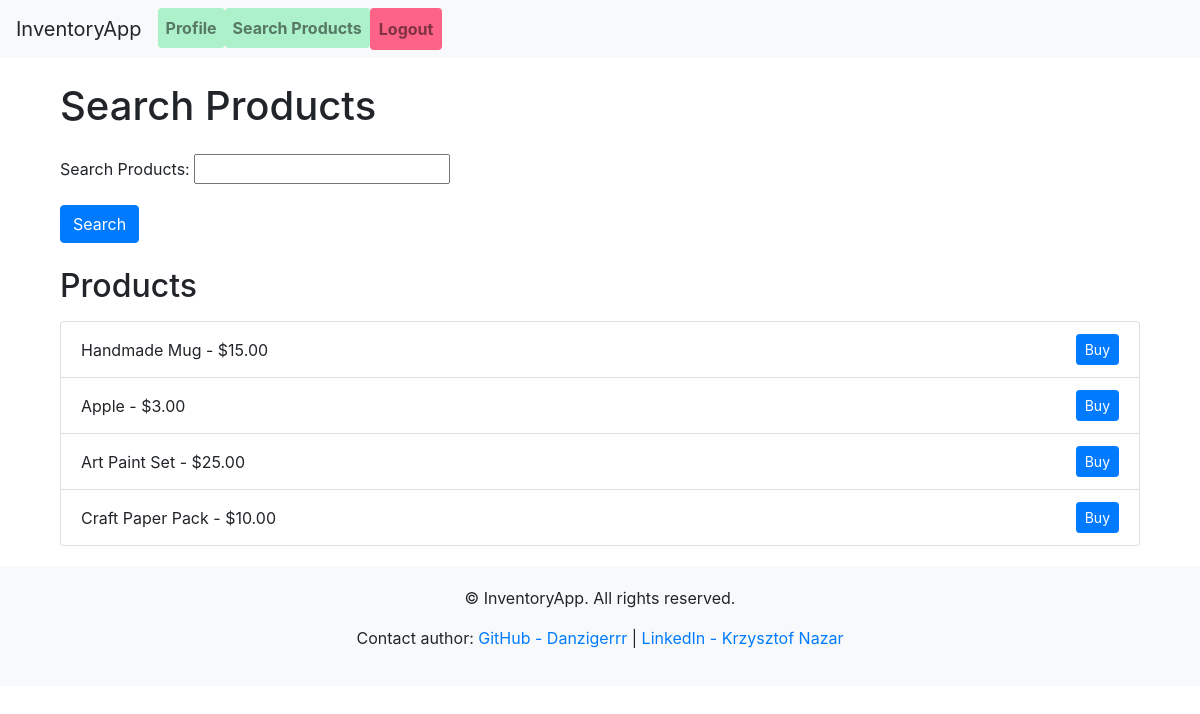
Page /inventory/search/ (signed in) on the committed database.
### inventory/models.py (models this page shows, shortened)
class Product(models.Model):
    name = models.CharField(max_length=255)
    description = models.TextField(blank=True, null=True)
    price = models.DecimalField(max_digits=10, decimal_places=2)
    stock = models.PositiveIntegerField(default=0)

### inventory/views.py (the view)
# urls.py: path('search/', views.search_products, name='search_products'),
@login_required
def search_products(request):
    form = ProductSearchForm(request.GET or None)
    products = Product.objects.all()
    if form.is_valid():
        query = form.cleaned_data['query']
        products = products.filter(name__icontains=query)
    return render(request, 'inventory/search_products.html', {'form': form, 'products': products})

### inventory/forms.py
class ProductSearchForm(forms.Form):
    query = forms.CharField(label='Search Products', max_length=255)

### templates/inventory/search_products.html (shortened to what this page needs)
{% extends 'base.html' %}
{% block content %}
    <div class="container mt-4">
        <h1 class="mb-4">Search Products</h1>
        <form method="get" class="mb-4">
            {{ form.as_p }}
            <button type="submit" class="btn btn-primary">Search</button>
        </form>
        <h2 class="mb-3">Products</h2>
        {% if products %}
            <ul class="list-group">
                {% for product in products %}
                    <li class="list-group-item d-flex justify-content-between align-items-center">
                        {{ product.name }} - ${{ product.price }}
                        <a href="{% url 'buy_product' product.id %}" class="btn btn-primary btn-sm">Buy</a>
                    </li>
                {% endfor %}
            </ul>
        {% else %}
            <div class="alert alert-info" role="alert">
                No products found.
            </div>
        {% endif %}
    </div>
{% endblock %}

### rows in the picture
Product: name "Handmade Mug", price "15.00"
Product: name "Apple", price "3.00"
Product: name "Art Paint Set", price "25.00"
Product: name "Craft Paper Pack", price "10.00"
